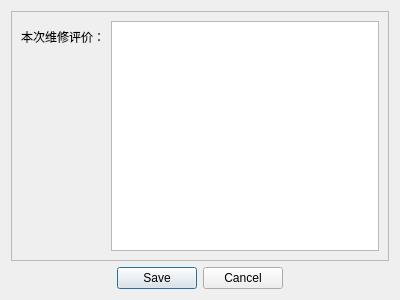
<?xml version="1.0" encoding="UTF-8"?>
<ui version="4.0">
 <class>ContentDialog</class>
 <widget class="QDialog" name="ContentDialog">
  <property name="geometry">
   <rect>
    <x>0</x>
    <y>0</y>
    <width>400</width>
    <height>300</height>
   </rect>
  </property>
  <property name="windowTitle">
   <string>Dialog</string>
  </property>
  <layout class="QVBoxLayout" name="verticalLayout">
   <item>
    <widget class="QFrame" name="frame">
     <property name="frameShape">
      <enum>QFrame::StyledPanel</enum>
     </property>
     <property name="frameShadow">
      <enum>QFrame::Raised</enum>
     </property>
     <layout class="QVBoxLayout" name="verticalLayout_2">
      <item>
       <layout class="QHBoxLayout" name="horizontalLayout">
        <item>
         <layout class="QFormLayout" name="formLayout">
          <item row="0" column="0">
           <widget class="QLabel" name="label">
            <property name="text">
             <string>本次维修评价：</string>
            </property>
           </widget>
          </item>
          <item row="0" column="1">
           <widget class="QTextEdit" name="contentEdit"/>
          </item>
         </layout>
        </item>
       </layout>
      </item>
     </layout>
    </widget>
   </item>
   <item>
    <widget class="QDialogButtonBox" name="buttonBox">
     <property name="orientation">
      <enum>Qt::Horizontal</enum>
     </property>
     <property name="standardButtons">
      <set>QDialogButtonBox::Cancel|QDialogButtonBox::Save</set>
     </property>
     <property name="centerButtons">
      <bool>true</bool>
     </property>
    </widget>
   </item>
  </layout>
 </widget>
 <resources/>
 <connections>
  <connection>
   <sender>buttonBox</sender>
   <signal>accepted()</signal>
   <receiver>ContentDialog</receiver>
   <slot>accept()</slot>
   <hints>
    <hint type="sourcelabel">
     <x>248</x>
     <y>254</y>
    </hint>
    <hint type="destinationlabel">
     <x>157</x>
     <y>274</y>
    </hint>
   </hints>
  </connection>
  <connection>
   <sender>buttonBox</sender>
   <signal>rejected()</signal>
   <receiver>ContentDialog</receiver>
   <slot>reject()</slot>
   <hints>
    <hint type="sourcelabel">
     <x>316</x>
     <y>260</y>
    </hint>
    <hint type="destinationlabel">
     <x>286</x>
     <y>274</y>
    </hint>
   </hints>
  </connection>
 </connections>
</ui>
